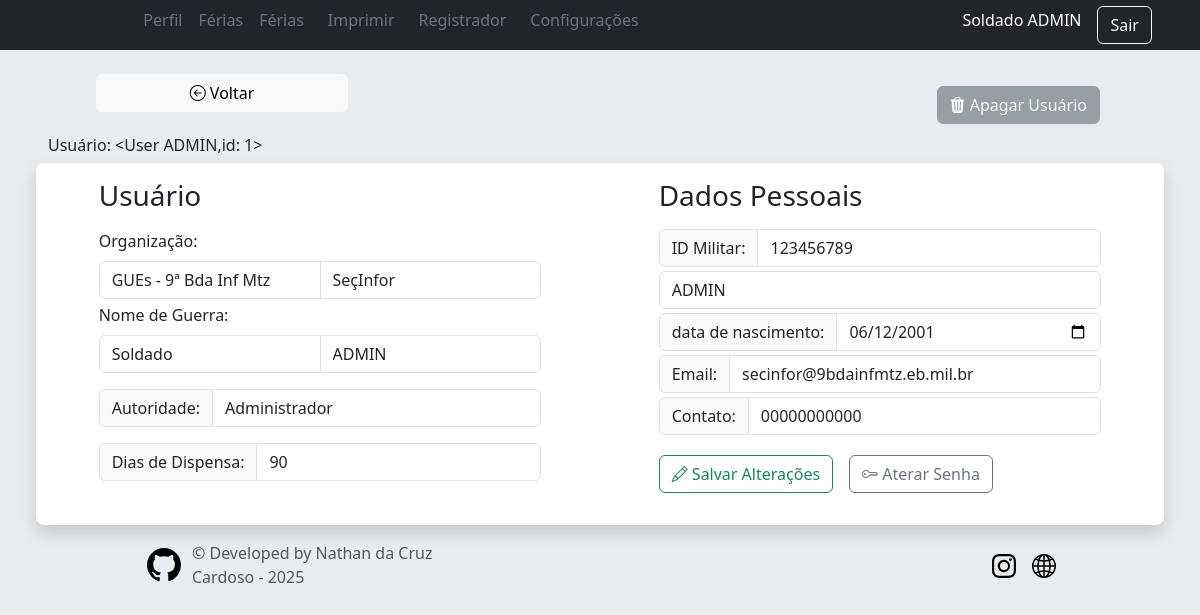
The page /user/edit/1 (signed in) on the database its author committed.
### app/models/tables.py (models this page shows, shortened)
class Patente(db.Model):
    __tablename__ = 'patentes'
    id = db.Column(db.Integer, primary_key=True)
    abrev = db.Column(db.String(50), nullable=False)
    posto = db.Column(db.String(50), nullable=False)
    users = db.relationship("User",  back_populates='patente')

class User(db.Model, UserMixin):
    __tablename__ = "users"
    id = db.Column(db.Integer, primary_key=True, nullable=False)
    military_id = db.Column(db.String(30), unique=True, nullable=False)
    username = db.Column(db.String(30), nullable=False)
    password = db.Column(db.String(255), nullable=False)  # Aumentando o tamanho para suporte a hash
    nome_completo = db.Column(db.String(30), unique=True, nullable=False)
    nome_guerra = db.Column(db.String(30), nullable=False)
    data_nascimento = db.Column(db.Date, nullable=False)
    nivel = db.Column(db.Integer, nullable=False, default=0)
    dias_disp = db.Column(db.Integer, nullable=False)
    email = db.Column(db.String(30), unique=True, nullable=False)
    telefone = db.Column(db.String(30), unique=True, nullable=False)
    fg_secao_id = db.Column(db.Integer, db.ForeignKey('secoes.id'), nullable=False)
    fg_organization_id = db.Column(db.Integer, db.ForeignKey('organizacoes.id'), nullable=False)
    fg_patente_id = db.Column(db.Integer, db.ForeignKey('patentes.id'), nullable=False)
    patente = db.relationship("Patente",  back_populates='users')
    organizacao = db.relationship("Organizacao",  back_populates='users')
    secao = db.relationship("Secao",  back_populates='users')
    ferias = db.relationship("Vacation",  back_populates='user')
    def __repr__(self):
        return f"<User {self.username},id: {self.id}>"

### app/routes/user.py (the view)
@user_bp.route('/edit/<int:user_id>', methods=['GET','POST'])
@required_level(3)
def edit(user_id):
    user_atual = User.query.filter_by(id=user_id).first()  # Pegue o usuário do registro
    form = UpdateForm(obj = user_atual)
    if form.validate_on_submit():
        db_mannager.update_user(user_atual,form)
        return redirect(url_for("user.edit", user_id=user_id))
    return render_template('user/editor_user.html', user_atual=user_atual, form=form)

### app/controllers/home.py (called while the page is built)
@lm.user_loader
def load_user(user_id):
    return User.query.get(int(user_id))

### app/routes/user.py (called while the page is built)
@user_bp.before_request
@login_required
def require_login():
    pass

### app/templates/user/editor_user.html (shortened to what this page needs)
{% extends 'layouts/base.html' %}
{% block head %}
    <link href="{{ url_for('static', filename = 'css/sign-in.css')}}" rel="stylesheet" >
{% endblock %}
{% block content %}
<div class="justify-content-between hstack mx-5">
<a href="{{ url_for('user.register') }}" class="btn btn-light mb-4 w-25 " ><i class="bi bi-arrow-left-circle"></i> Voltar</a>
{% if current_user.id != user_atual.id %}
  <button type="button" class="btn btn-danger mb-4 w-25" data-bs-toggle="modal" data-bs-target="#confirmationModal" data-user-id="{{ user_atual.id }}">
    <i class="bi bi-trash3-fill "></i> Apagar Usuário
</button>
{% else %}
  <button class="btn btn-secondary m-1" disabled><i class="bi bi-trash3-fill"></i> Apagar Usuário</button>
{% endif %}
</div>
<div class="row" >
  <h6>Usuário: {{ user_atual }}</h6>
  <div class="col-12 p-3 bg-white rounded-3 shadow">
    <form action="{{ url_for('user.edit',user_id=user_atual.id) }}" method="POST">
    <div class="row-cols-1 row justify-content-around">
      <div class="col-5">
         <h1 class="h3 mb-3 fw-normal}">Usuário</h1>
        <label for="fg_organization_id" class="form-label" >Organização:</label>
        <div class="input-group mb-1">
        {{ form.fg_organization_id(class="form-control", disabled=(current_user.nivel != 3), _name="fg_organization_id ", id="fg_organization_id", placeholder="OM") }}
        {{ form.fg_secao_id(class="form-control", _name="fg_secao_id", disabled=(current_user.nivel != 3), id="fg_secao_id", placeholder="Seção") }}
        </div>
        <div class="mb-1">
          <label for="username" class="form-label">Nome de Guerra:</label>
          <div class="input-group mb-1 ">
            {{ form.fg_patente_id(class="form-control",disabled=(current_user.nivel != 3), _name="fg_patente_id", id="fg_patente_id", placeholder="p/g") }}
            {{ form.nome_guerra(class="form-control  text-uppercase",disabled=(current_user.nivel != 3),_name="nome_guerra", id="nome_guerra", placeholder="Nome de Guerra") }}
          </div>
        </div>
        <div class="input-group mt-3 mb-1">
          <label class="input-group-text"  for="nivel">Autoridade:</label>
          {{ form.nivel(class="form-control",disabled=(current_user.nivel != 3), _name="nivel", id="nivel", placeholder="senha") }}
        </div>
        <div class="input-group mt-3 mb-1">
          <label class="input-group-text"  for="dias_disp">Dias de Dispensa:</label>
          {{ form.dias_disp(class="form-control",disabled=(current_user.nivel != 3), _name="dias_disp", id="dias_disp", placeholder="dias_disp") }}
        </div>
      </div>
        <div class="col-5">
        <h1 class="h3 mb-3 fw-normal">Dados Pessoais</h1>
        <div class="input-group mb-1">
        <label class="input-group-text" for="Data de Nascimento">ID Militar:</label>
        {{ form.military_id(class="form-control",disabled=(current_user.nivel != 3), _name="military_id", id="military_id", placeholder="Identidade Militar") }}
        </div>
        {{ form.nome_completo(class="mb-1 form-control text-uppercase",disabled=(current_user.nivel != 3), _name="nome_completo", id="nome_completo", placeholder="Nome Completo") }}
        <div class="input-group mb-1">
          <label class="input-group-text" for="Data de Nascimento">{{ form.data_nascimento.label }}:</label>
        {{ form.data_nascimento(class="form-control", disabled=(current_user.nivel != 3), _name="data_nascimento", id="data_nascimento", placeholder="senha") }}
        </div>
        <div class="input-group mb-1">
          <label class="input-group-text" for="email">Email:</label>
          {{ form.email(class="form-control text-lowercase", _name="email", id="email", placeholder="@email.com") }}
        </div>
        <div class="input-group mb-1">
          <label class="input-group-text" for="telefone">Contato:</label>
          {{ form.telefone(class="form-control", _name="telefone", id="telefone", placeholder="21912345678") }}
        </div>
        <div class="hstack gap-3">
          <button type="submit" class="btn btn-outline-success my-3">
            <i class="bi bi-pencil"></i> Salvar Alterações
        </button>
        <a href="{{ url_for('user.nova_senha',user_id=user_atual.id )}}" class="btn btn-outline-secondary">
          <i class="bi bi-key"></i> Aterar Senha
        </a>
        </form>
      </div>
  </div>
  </div>
{% endblock %}

### app/templates/shared/header.html (shortened to what this page needs)
<header class="text-bg-dark shadow">
  <div class="container-fluid">
    <div class="row mx-3 align-items-center">
      <div class="col-1 p-2 order-1">
      </div>
      {% if current_user.is_authenticated %}
      <div class="col-12 col-md-8 order-md-3 order-4 ">
        {% include 'layouts/navbar.html' %}
      </div>
      <div class="col-md-3 col-11 hstack order-3 accordion justify-content-end">
        <h6 class="me-3" role="search">{{ current_user.patente.posto + " " + current_user.nome_guerra }}</h6>
        <a href="{{ url_for('user.logout') }}" class="btn btn-outline-light me-2">Sair</a>
      </div>
      {% endif %}
    </div>
  </div>
</header>

### app/static/css/sign-in.css (style rules this page uses)
html, body { height: 100%; }

### rows shown on the page
Patente: patente "Soldado ADMIN"
User: username+id "<User ADMIN,id: 1>", fg_organization_id "GUEs - 9ª Bda Inf Mtz", fg_secao_id "SeçInfor", fg_patente_id "Soldado", nome_guerra "ADMIN", nivel "Administrador", dias_disp "90", military_id "123456789", nome_completo "ADMIN", data_nascimento "06/12/2001", email "secinfor@9bdainfmtz.eb.mil.br", telefone "00000000000"
